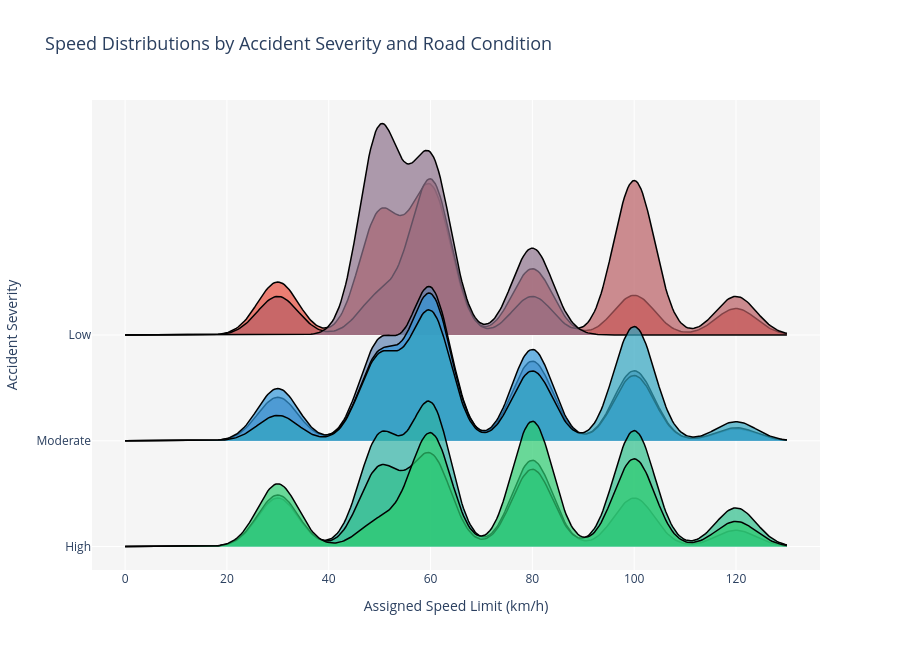

The code cell stored with this chart in its notebook:
### Code cell
import numpy as np
import pandas as pd
from ridgeplot import ridgeplot

# 1. Define the categories based on your dataset
# Assuming Accident_Severity is 1 (Slight), 2 (Serious), 3 (Fatal)
severity_levels = sorted(df_speed['Accident_Severity'].unique())
severity_labels = ["Low", "Moderate", "High"][:len(severity_levels)]

# Internal Traces: Road Conditions
conditions = ['Dry', 'Wet', 'Icy']

# 2. Build the Nested Sample Structure
samples = []
for sev in severity_levels:
    row_samples = []
    for cond in conditions:
        # Distribution of Speed_Limit for this specific Severity/Condition bucket
        subset_speeds = df_speed[(df_speed['Accident_Severity'] == sev) & 
                                 (df_speed['Road_Condition'] == cond)]['Speed_Limit'].values
        
        # ridgeplot requires at least some data to generate a KDE
        if len(subset_speeds) > 1:
            row_samples.append(subset_speeds)
        else:
            row_samples.append(np.array([0])) 
    samples.append(row_samples)

# 3. Create the Ridgeplot
# Green = Dry, Blue = Wet, Red = Icy
custom_colors = ["#2ecc71", "#3498db", "#e74c3c"]

fig = ridgeplot(
    samples=samples,
    labels=[conditions] * len(severity_levels),
    row_labels=severity_labels,
    colorscale=custom_colors,
    colormode="trace-index",
    bandwidth=4,             # Adjusted for speed range (0-120)
    kde_points=np.linspace(0, 130, 400),
    spacing=0.5,
    opacity=0.7
)

# 4. Final Polish
fig.update_layout(
    title=dict(text="Speed Distributions by Accident Severity and Road Condition", font_size=18),
    height=650,
    width=900,
    plot_bgcolor="rgb(245, 245, 245)",
    xaxis_title="Assigned Speed Limit (km/h)",
    yaxis_title="Accident Severity",
    xaxis_gridcolor="white",
    showlegend=False
)

fig.show()

### Figure 1 — Plotly figure (JSON) as saved in the notebook; plotly's stock layout.template omitted (floating-point values rounded to 4 significant figures; data arrays with more than 128 entries replaced by an {"elided": "..."} marker saying what was removed)
{"data": [{"hoverinfo": "skip", "line": {"color": "rgba(0,0,0,0)", "width": 0}, "showlegend": false, "type": "scatter", "x": {"elided": "400 float values"}, "y": {"elided": "400 int values"}, "zorder": 0}, {"customdata": {"elided": "400x1 float values"}, "fill": "tonexty", "fillcolor": "rgba(231, 76, 60, 0.7)", "hovertemplate": "(%{x:.7}, %{customdata[0]:.7})<br><extra>%{fullData.name}</extra>", "line": {"color": "black", "width": 1.5}, "mode": "lines", "name": "Dry", "type": "scatter", "x": {"elided": "400 float values"}, "y": {"elided": "400 float values"}, "zorder": 0}, {"hoverinfo": "skip", "line": {"color": "rgba(0,0,0,0)", "width": 0}, "showlegend": false, "type": "scatter", "x": {"elided": "400 float values"}, "y": {"elided": "400 int values"}, "zorder": 1}, {"customdata": {"elided": "400x1 float values"}, "fill": "tonexty", "fillcolor": "rgba(186.25, 95.0, 99.75, 0.7)", "hovertemplate": "(%{x:.7}, %{customdata[0]:.7})<br><extra>%{fullData.name}</extra>", "line": {"color": "black", "width": 1.5}, "mode": "lines", "name": "Wet", "type": "scatter", "x": {"elided": "400 float values"}, "y": {"elided": "400 float values"}, "zorder": 1}, {"hoverinfo": "skip", "line": {"color": "rgba(0,0,0,0)", "width": 0}, "showlegend": false, "type": "scatter", "x": {"elided": "400 float values"}, "y": {"elided": "400 int values"}, "zorder": 2}, {"customdata": {"elided": "400x1 float values"}, "fill": "tonexty", "fillcolor": "rgba(141.5, 114.0, 139.5, 0.7)", "hovertemplate": "(%{x:.7}, %{customdata[0]:.7})<br><extra>%{fullData.name}</extra>", "line": {"color": "black", "width": 1.5}, "mode": "lines", "name": "Icy", "type": "scatter", "x": {"elided": "400 float values"}, "y": {"elided": "400 float values"}, "zorder": 2}, {"hoverinfo": "skip", "line": {"color": "rgba(0,0,0,0)", "width": 0}, "showlegend": false, "type": "scatter", "x": {"elided": "400 float values"}, "y": {"elided": "400 float values"}, "zorder": 3}, {"customdata": {"elided": "400x1 float values"}, "fill": "tonexty", "fillcolor": "rgba(96.75, 133.0, 179.25, 0.7)", "hovertemplate": "(%{x:.7}, %{customdata[0]:.7})<br><extra>%{fullData.name}</extra>", "line": {"color": "black", "width": 1.5}, "mode": "lines", "name": "Dry", "type": "scatter", "x": {"elided": "400 float values"}, "y": {"elided": "400 float values"}, "zorder": 3}, {"hoverinfo": "skip", "line": {"color": "rgba(0,0,0,0)", "width": 0}, "showlegend": false, "type": "scatter", "x": {"elided": "400 float values"}, "y": {"elided": "400 float values"}, "zorder": 4}, {"customdata": {"elided": "400x1 float values"}, "fill": "tonexty", "fillcolor": "rgba(52, 152, 219, 0.7)", "hovertemplate": "(%{x:.7}, %{customdata[0]:.7})<br><extra>%{fullData.name}</extra>", "line": {"color": "black", "width": 1.5}, "mode": "lines", "name": "Wet", "type": "scatter", "x": {"elided": "400 float values"}, "y": {"elided": "400 float values"}, "zorder": 4}, {"hoverinfo": "skip", "line": {"color": "rgba(0,0,0,0)", "width": 0}, "showlegend": false, "type": "scatter", "x": {"elided": "400 float values"}, "y": {"elided": "400 float values"}, "zorder": 5}, {"customdata": {"elided": "400x1 float values"}, "fill": "tonexty", "fillcolor": "rgba(50.5, 165.0, 192.5, 0.7)", "hovertemplate": "(%{x:.7}, %{customdata[0]:.7})<br><extra>%{fullData.name}</extra>", "line": {"color": "black", "width": 1.5}, "mode": "lines", "name": "Icy", "type": "scatter", "x": {"elided": "400 float values"}, "y": {"elided": "400 float values"}, "zorder": 5}, {"hoverinfo": "skip", "line": {"color": "rgba(0,0,0,0)", "width": 0}, "showlegend": false, "type": "scatter", "x": {"elided": "400 float values"}, "y": {"elided": "400 float values"}, "zorder": 6}, {"customdata": {"elided": "400x1 float values"}, "fill": "tonexty", "fillcolor": "rgba(49.0, 178.0, 166.0, 0.7)", "hovertemplate": "(%{x:.7}, %{customdata[0]:.7})<br><extra>%{fullData.name}</extra>", "line": {"color": "black", "width": 1.5}, "mode": "lines", "name": "Dry", "type": "scatter", "x": {"elided": "400 float values"}, "y": {"elided": "400 float values"}, "zorder": 6}, {"hoverinfo": "skip", "line": {"color": "rgba(0,0,0,0)", "width": 0}, "showlegend": false, "type": "scatter", "x": {"elided": "400 float values"}, "y": {"elided": "400 float values"}, "zorder": 7}, {"customdata": {"elided": "400x1 float values"}, "fill": "tonexty", "fillcolor": "rgba(47.5, 191.0, 139.5, 0.7)", "hovertemplate": "(%{x:.7}, %{customdata[0]:.7})<br><extra>%{fullData.name}</extra>", "line": {"color": "black", "width": 1.5}, "mode": "lines", "name": "Wet", "type": "scatter", "x": {"elided": "400 float values"}, "y": {"elided": "400 float values"}, "zorder": 7}, {"hoverinfo": "skip", "line": {"color": "rgba(0,0,0,0)", "width": 0}, "showlegend": false, "type": "scatter", "x": {"elided": "400 float values"}, "y": {"elided": "400 float values"}, "zorder": 8}, {"customdata": {"elided": "400x1 float values"}, "fill": "tonexty", "fillcolor": "rgba(46, 204, 113, 0.7)", "hovertemplate": "(%{x:.7}, %{customdata[0]:.7})<br><extra>%{fullData.name}</extra>", "line": {"color": "black", "width": 1.5}, "mode": "lines", "name": "Icy", "type": "scatter", "x": {"elided": "400 float values"}, "y": {"elided": "400 float values"}, "zorder": 8}], "layout": {"bargap": 0, "bargroupgap": 0, "barmode": "stack", "height": 650, "legend": {"traceorder": "normal"}, "plot_bgcolor": "rgb(245, 245, 245)", "showlegend": false, "title": {"font": {"size": 18}, "text": "Speed Distributions by Accident Severity and Road Condition"}, "width": 900, "xaxis": {"gridcolor": "white", "range": [-6.5, 136.5], "showgrid": true, "showticklabels": true, "title": {"text": "Assigned Speed Limit (km/h)"}, "zeroline": false}, "yaxis": {"showgrid": true, "showticklabels": true, "tickmode": "array", "ticktext": ["Low", "Moderate", "High"], "tickvals": [0, -0.02276, -0.04552], "title": {"text": "Accident Severity"}, "zeroline": false}}}
